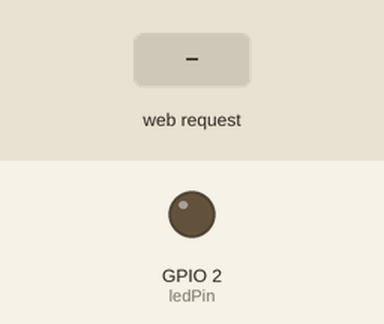
A sketch run on a simulated ESP8266 (NodeMCU). On the bench: output pins drawn as LEDs (lit = HIGH). Inputs (shaded band) come from the test bench. WiFi joins after 1.5 s; servers stay silent unless stated; what the sketch prints to the serial monitor is not drawn.

Above: at 2.7 s.
2.8 s: HTTP request GET /LED=ON received
At 3.7 s:
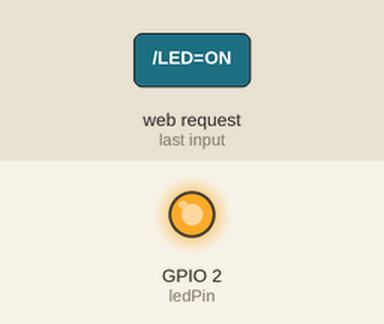
4.3 s: HTTP request GET /LED=OFF received
At 4.8 s:
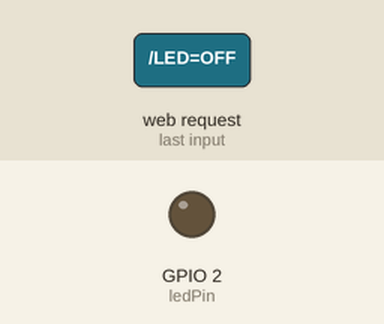
Timing chart, 0 to 7.3 s (numbered marks = the images above; inputs shaded):
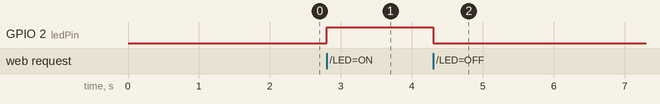

The sketch:

esp01.ino
```cpp
#include <ESP8266WiFi.h>

const char* ssid = "SSID.network";//type your ssid
const char* password = "code.network";//type your password

int ledPin = 2; // GPIO2 of ESP8266
WiFiServer server(80);//Service Port

void setup() {
  Serial.begin(115200);
  delay(10);

  pinMode(ledPin, OUTPUT);
  digitalWrite(ledPin, LOW);

  // Connect to WiFi network
  Serial.println();
  Serial.println();
  Serial.print("Connecting to ");
  Serial.println(ssid);

  WiFi.begin(ssid, password);

  while (WiFi.status() != WL_CONNECTED) {
    delay(500);
    Serial.print(".");
  }
  Serial.println("");
  Serial.println("WiFi connected");

  // Start the server
  server.begin();
  Serial.println("Server started");

  // Print the IP address
  Serial.print("Use this URL to connect: ");
  Serial.print("http://");
  Serial.print(WiFi.localIP());
  Serial.println("/");
}

void loop() {
  // Check if a client has connected
  WiFiClient client = server.available();
  if (!client) {
    return;
  }

  // Wait until the client sends some data
  Serial.println("new client");
  while(!client.available()){
    delay(1);
  }

  // Read the first line of the request
  String request = client.readStringUntil('\r');
  Serial.println(request);
  client.flush();

  // Match the request

  int value = LOW;
  if (request.indexOf("/LED=ON") != -1) {
    digitalWrite(ledPin, HIGH);
    value = HIGH;
  }
  if (request.indexOf("/LED=OFF") != -1){
    digitalWrite(ledPin, LOW);
    value = LOW;
  }

  //Set ledPin according to the request
  //digitalWrite(ledPin, value);

  // Return the response
  client.println("HTTP/1.1 200 OK");
  client.println("Content-Type: text/html");
  client.println(""); //  do not forget this one
  client.println("<!DOCTYPE HTML>");
  client.println("<html>");

  client.print("Led pin is now: ");

  if(value == HIGH) {
    client.print("On");
  } else {
    client.print("Off");
  }
  client.println("<br><br>");
  client.println("Click <a href=\"/LED=ON\">here</a> turn LEFT<br>");
  client.println("Click <a href=\"/LED=OFF\">here turn RIGHT<br>");
  client.println("</html>");

  delay(1);
  Serial.println("Client disconnected");
  Serial.println("");
}
```

Measured:
- after the input at 2.8 s, GPIO 2 (ledPin): LOW → HIGH at once
- after the input at 4.3 s, GPIO 2 (ledPin): HIGH → LOW at once
